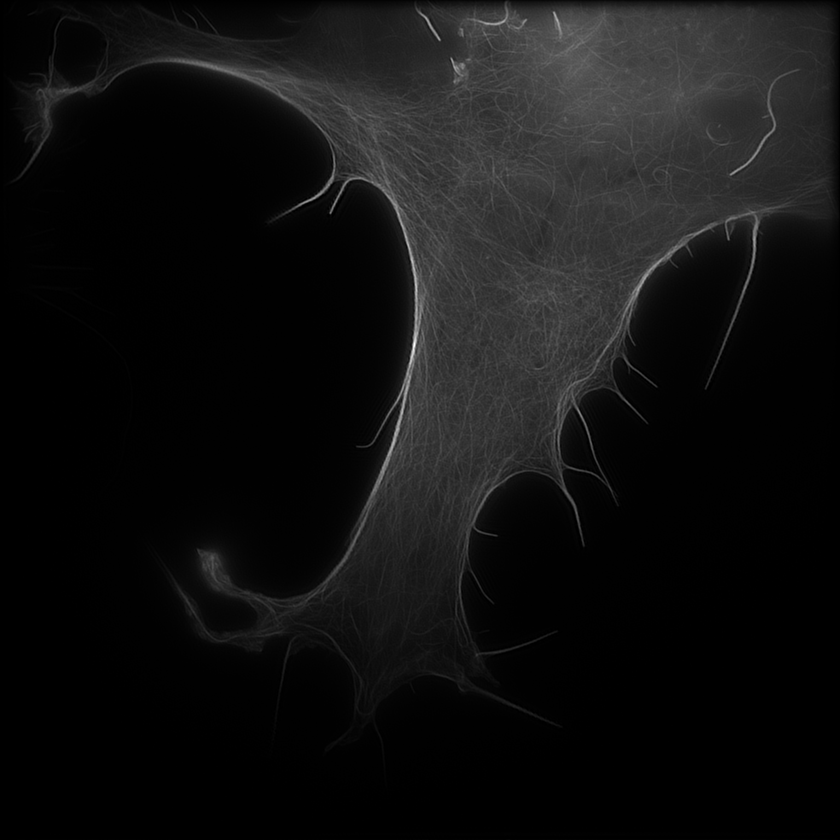
%> input picture 第三部分/灰色图像分析图/原始图像/原始图像10.png, 840 x 840 px, shrunk from 1536 x 1536 before the run
$ octave jiazaodaima.m   (GNU Octave 9; MATLAB toolbox functions it lacks are replaced by stand-ins)
%> lines starting %> are read from the running program, lines starting %| are printed output that depends on the picture
clear;
clc;

% 读取图像（如果是彩色则转换为灰度）
img = imread('C:\Users\HUAWEI\Desktop\第三部分\灰色图像分析图\原始图像\原始图像10.png');
%> img is the input picture: size 840x840 uint8; min 0, max 255, mean 17.2
if size(img, 3) == 3
    img = rgb2gray(img);
end

% 设置参数
noise_fraction = 7.5/100;    % 添加 30% 像素的噪声
sigma = 250;              % 噪声标准差

% 获取图像信息
[height, width] = size(img);
%> height = 840; width = 840
total_pixels = height * width;
%> total_pixels = 705600

% 选择随机像素
num_noise_pixels = round(total_pixels * noise_fraction);
%> num_noise_pixels = 52920
random_indices = randperm(total_pixels, num_noise_pixels);

% 生成带噪声的图像
noisy_img = double(img); % 转换为双精度以便进行加法运算
% 生成与所选像素数量匹配的高斯噪声
gaussian_noise = sigma * randn(1, num_noise_pixels);

% 将随机像素添加噪声
noisy_img(random_indices) = noisy_img(random_indices) + gaussian_noise;
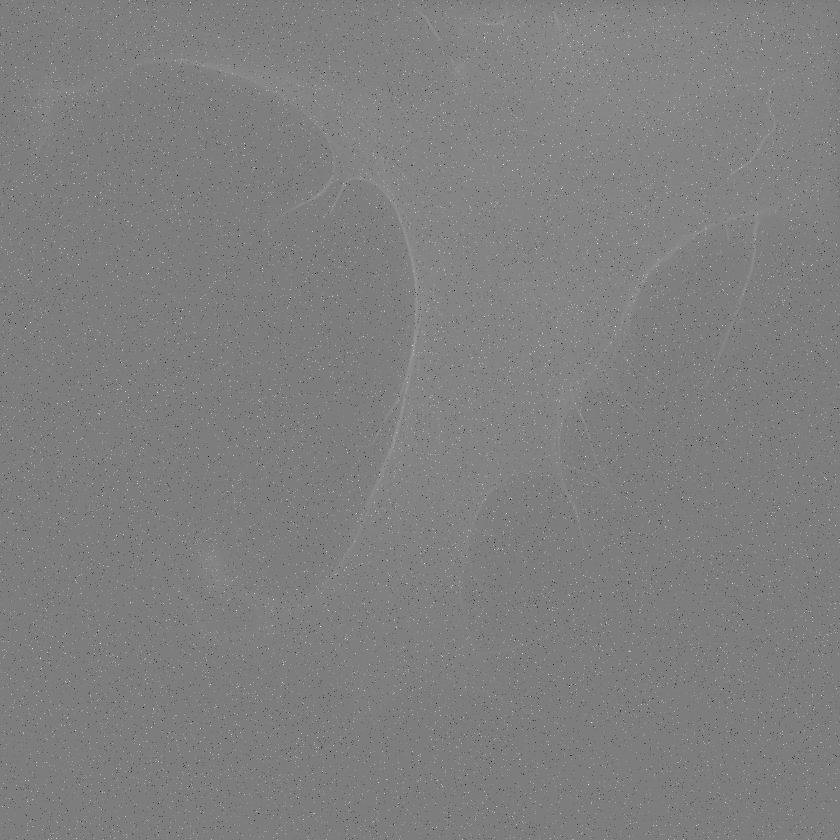
%> noisy_img: size 840x840 double; min -1056.9, max 1089.2, mean 17; drawn with min black and max white

% 限制范围并转换为 uint8
noisy_img = uint8(max(min(noisy_img, 255), 0));
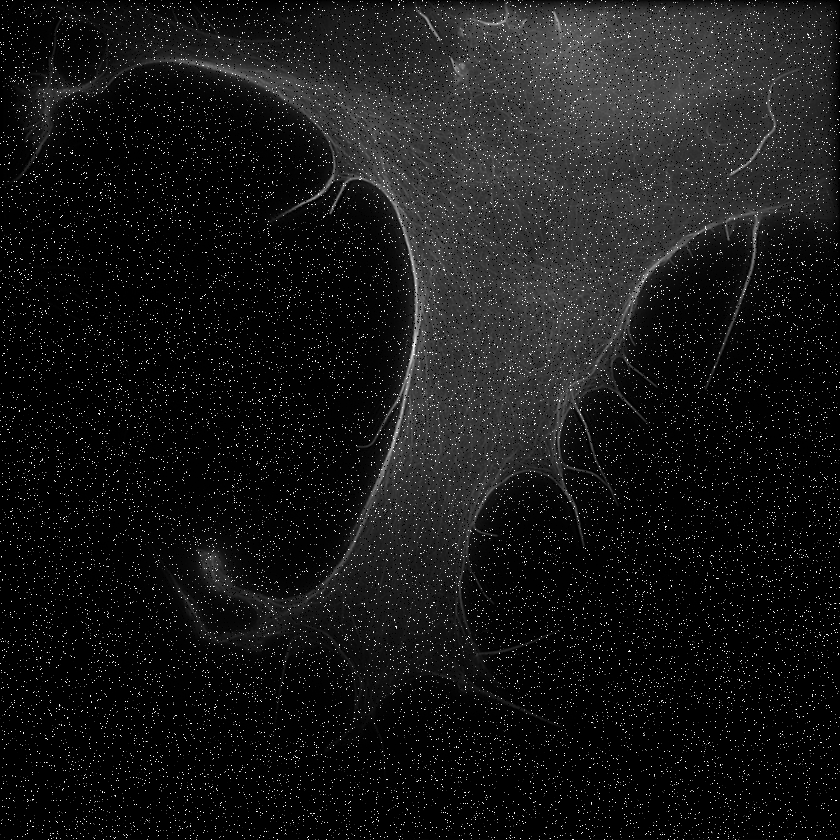
%> noisy_img: size 840x840 uint8; min 0, max 255, mean 22.3

% 显示
figure;
imshow(noisy_img);
title('部分高斯噪声图像');

% --- 修改的保存部分 ---

% 定义目标保存路径和文件名
% 注意：请确保 'C:\Users\HUAWEI\Desktop\处理图像\' 这个文件夹已经存在
save_folder = 'C:\Users\HUAWEI\Desktop\第三部分\灰色图像分析图\处理图像\';
save_filename = '处理图像10.png';
full_path = fullfile(save_folder, save_filename); % 构造完整路径

% 检查文件夹是否存在，如果不存在则创建
if ~exist(save_folder, 'dir')
    mkdir(save_folder);
    fprintf('创建文件夹: %s\n', save_folder);
end

% 保存图像
imwrite(noisy_img, full_path);
fprintf('图像已成功保存到: %s\n', full_path);

$ run again, with 第三部分/灰色图像分析图/原始图像/原始图像1.png copied over 第三部分/灰色图像分析图/原始图像/原始图像10.png
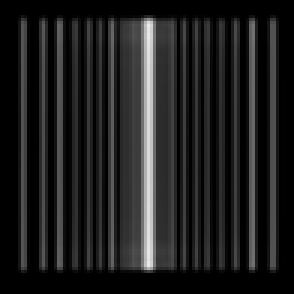
%> input picture 第三部分/灰色图像分析图/原始图像/原始图像1.png, 98 x 98 px, shrunk from 180 x 179 before the run (shown 3 times larger)
%> img is the input picture: size 98x98 uint8; min 0, max 234, mean 31.3
%> `noisy_img(random_indices) = noisy_img(random_indices) + gaussian_noise;`:
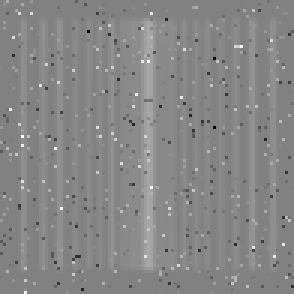
%> noisy_img: size 98x98 double (shown 3 times larger); min -755.5, max 734.2, mean 31.2; drawn with min black and max white
%> `noisy_img = uint8(max(min(noisy_img, 255), 0));`:
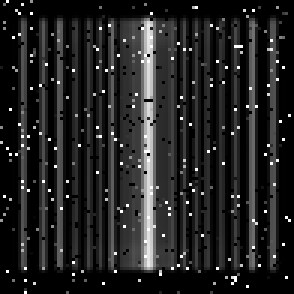
%> noisy_img: size 98x98 uint8 (shown 3 times larger); min 0, max 255, mean 35.4

$ run again, with 第三部分/灰色图像分析图/原始图像/原始图像2.png copied over 第三部分/灰色图像分析图/原始图像/原始图像10.png
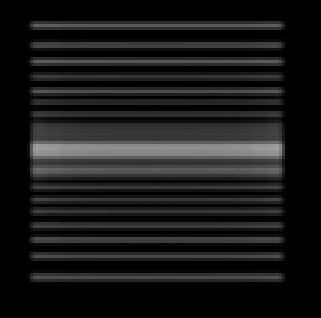
%> input picture 第三部分/灰色图像分析图/原始图像/原始图像2.png, 107 x 106 px, shrunk from 195 x 193 before the run (shown 3 times larger)
%> img is the input picture: size 106x107 uint8; min 0, max 162, mean 25.4
%> `noisy_img(random_indices) = noisy_img(random_indices) + gaussian_noise;`:
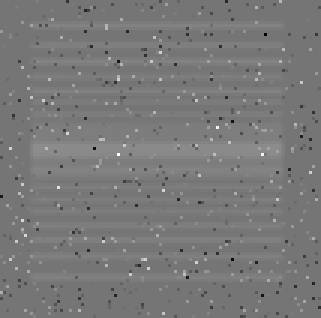
%> noisy_img: size 106x107 double (shown 3 times larger); min -776.7, max 910.8, mean 24.6; drawn with min black and max white
%> `noisy_img = uint8(max(min(noisy_img, 255), 0));`:
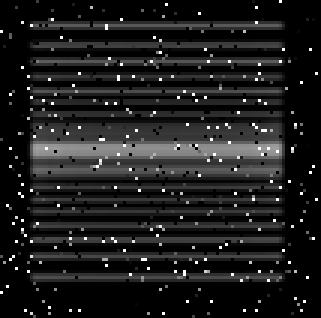
%> noisy_img: size 106x107 uint8 (shown 3 times larger); min 0, max 255, mean 29.8

$ run again, with 第三部分/灰色图像分析图/原始图像/原始图像3.png copied over 第三部分/灰色图像分析图/原始图像/原始图像10.png
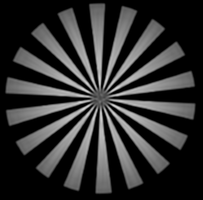
%> input picture 第三部分/灰色图像分析图/原始图像/原始图像3.png, 203 x 200 px, shrunk from 371 x 366 before the run
%> img is the input picture: size 200x203 uint8; min 0, max 216, mean 46.7
%> `noisy_img(random_indices) = noisy_img(random_indices) + gaussian_noise;`:
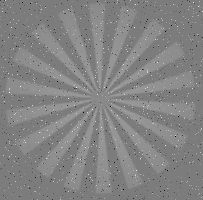
%> noisy_img: size 200x203 double; min -847.9, max 886, mean 46.8; drawn with min black and max white
%> `noisy_img = uint8(max(min(noisy_img, 255), 0));`:
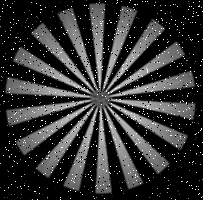
%> noisy_img: size 200x203 uint8; min 0, max 255, mean 50.7
